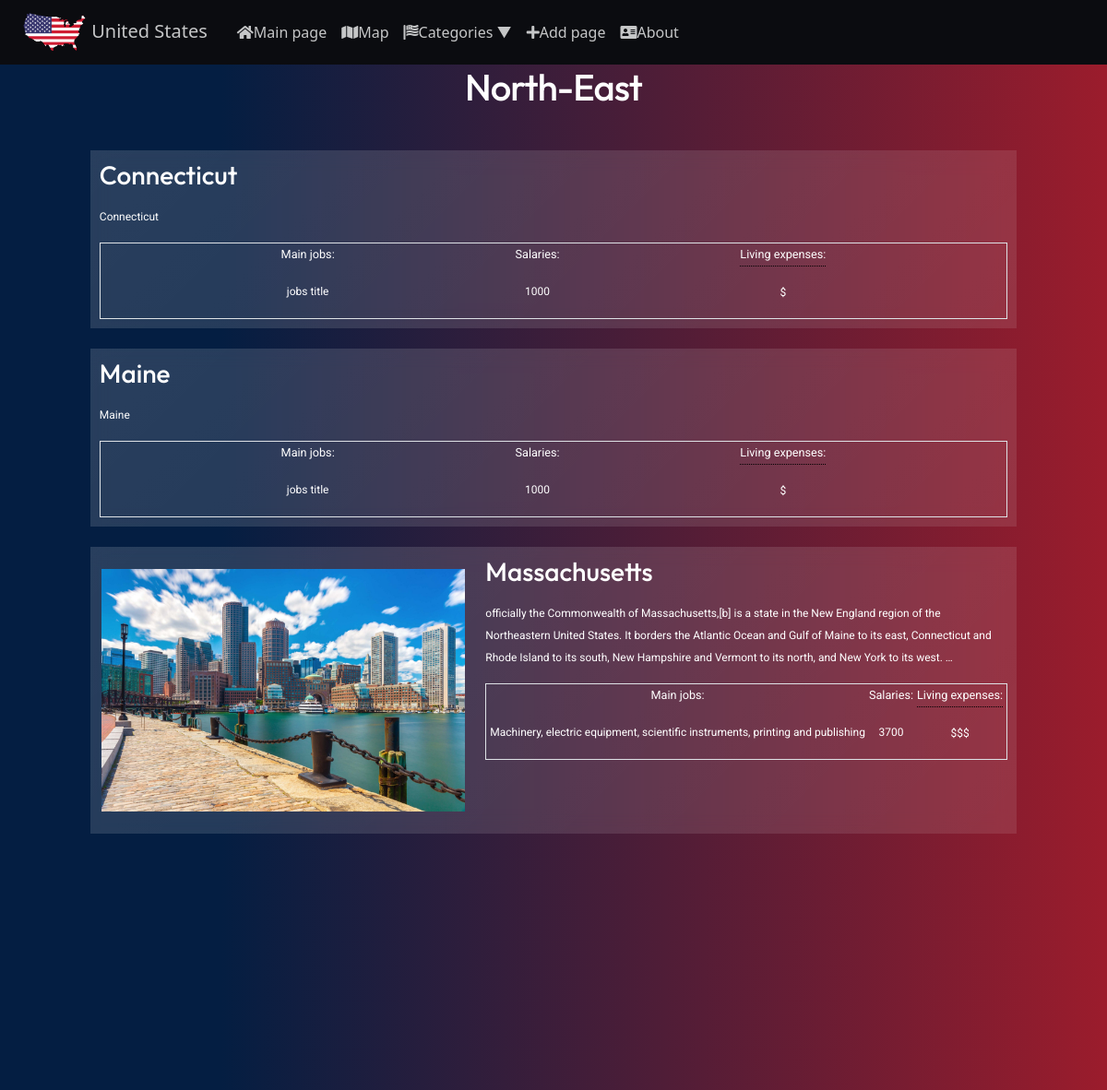
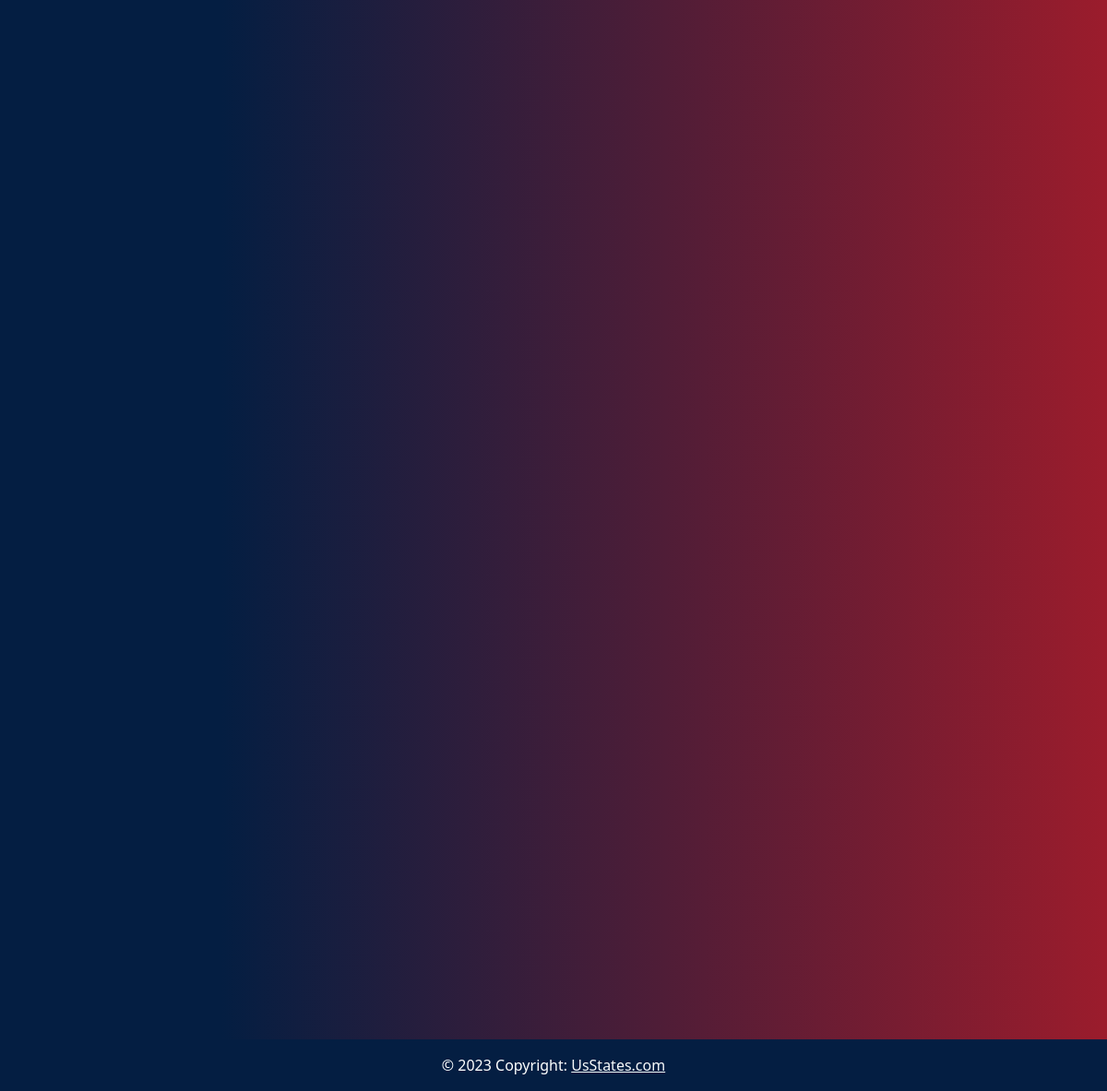
Screenshot of /category/3/ with the database file from the repository (2 pictures, top to bottom).
### main/models.py (models this page shows, shortened)
class Category(models.Model):
    name = models.CharField(max_length=255, db_index=True, verbose_name='Category')
    slug=models.SlugField(max_length=255, unique=True, db_index=True, verbose_name='URL', null=True)
    def get_absolute_url(self):
        return reverse("category", kwargs={"cat_id": self.pk})
    class Meta:
        verbose_name='Category'
        verbose_name_plural='Categories'
        ordering=['id']

class States(models.Model):
    title = models.CharField(max_length=255, verbose_name="State name")
    slug=models.SlugField(max_length=255, unique=True, db_index=True, verbose_name='URL', null=True)
    content= models.TextField(blank=False, verbose_name="State preview text")
    photo = models.ImageField(upload_to="photos/%Y/%m/%d/", verbose_name="Main photo", blank=True)
    time_create = models.DateTimeField(auto_now_add=True, verbose_name="Time created")
    time_update=models.DateTimeField(auto_now = True, verbose_name="Time updated")
    is_published = models.BooleanField(default=True, verbose_name="Is published")
    cat = models.ForeignKey('Category', on_delete=models.PROTECT, null=True, verbose_name="Category")
    jobs = models.CharField(max_length=255, verbose_name="State main jobs", default="jobs title")
    salary = models.IntegerField(verbose_name="State average annual income", default=1000)
    lowest_annual_income = models.IntegerField(verbose_name="State lowest annual income", default=100)
    living_expenses = models.CharField(max_length=5, verbose_name="Living expenses in $$$", default="$")
    taxes = models.CharField(max_length=255, verbose_name="State tax link", default="This field will set by itself", blank=True)
    def get_absolute_url(self):
        return reverse("states", kwargs={"state_slug": self.slug})
    class Meta: #для stateS у адмін панелі
        verbose_name='State'
        verbose_name_plural="States"
        ordering = ['title', 'time_create']

### main/views.py (the view)
# urls.py: path('category/<int:cat_id>/', views.show_category, name='category'),
def show_category(request, cat_id):
    posts = States.objects.filter(cat_id=cat_id)
    cats = Category.objects.filter(id=cat_id)
    cat_id_list = []
    for i in cats:
        cat_id_list.append(i.id)
    if cat_id not in cat_id_list:
        raise Http404()
    else:
        context={
        'posts':posts,
        'title':list(cats)[0].name,
        'cats':cats,
        }
        return render(request, 'main/states_main.html', context=context)

### main/templatetags/main_tags.py (called while the page is built)
@register.inclusion_tag("main/list_categories.html")
def show_categories(sort=None, cat_selected=0):
    if sort==None:
        cats=Category.objects.all()
    else:
        cats=Category.objects.order_by(sort)
    return {"cats":cats, 'cat_selected':cat_selected}

@register.inclusion_tag("main/list_menu.html")
def show_menu():
    menu = [{'title': 'Main page', 'url_name':'home', 'font_awesome_class':'fas fa-home'},
            {'title': 'Map', 'url_name':'map_page', 'font_awesome_class':'fas fa-map'},
        {'title': 'Categories', 'url_name':'states_main', 'font_awesome_class':'fa-solid fa-flag-usa'},
        {'title': 'Add page', 'url_name':'add_page', 'font_awesome_class':'fas fa-plus'},
        {'title': 'About', 'url_name':'about', 'font_awesome_class':'fas fa-address-card'},
    ]
    return {"menu":menu}

### main/templates/main/states_main.html (shortened to what this page needs)
{%extends 'main/layout.html'%}
{%load static%}
{%block additional_head_data%}
<link rel="stylesheet" href="{% static 'main/css/states_main.css' %}">
{%endblock%}
{%block content%}
<div class="container">
    {%for p in cats%}
        <h1>{{p.name}}</h1>
    {%endfor%}
    <ul class="list-articles p-0">
        {%for i in posts%}
        <a href="{{ i.get_absolute_url }}">
            <div class="features-wrapper">
                <li class="features hidden row">
                        {%if i.photo%}
                        <div class="col-5 d-flex align-items-center">
                            <img class="state-image my-4 img-fluid" src="{{i.photo.url}}" alt="">
                        </div>
                        {%endif%}
                        <div class="state-preview-content-container col">
                            <h2 class="text-start">{{i.title}}</h2>
                            <div class="state-preview-text">
                                <p class="">{{i.content|linebreaks|truncatewords:50}}</p>
                            </div>
                            <div class="features-thumbnail border d-flex justify-content-evenly">
                                <div class="jobs-thumbnail">
                                    <p class="thumbnail-text">Main jobs:</p>
                                    <p> {{ i.jobs }}</p>
                                </div>
                                <div class="salaries-thumbnail">
                                    <p class="thumbnail-text">Salaries: </p>
                                    <p>{{ i.salary }}</p>
                                </div>
                                <div class="prices-thumbnail">
                                    <p class="thumbnail-text" data-toggle="tooltip" data-placement="right" title="$ is very cheap, and $$$$$ is very expensive" style="border-bottom: 1px dotted #000;">Living expenses:</p>
                                    <p>{{ i.living_expenses }}</p>
                                </div>
                            </div>
                        </div>
                    </li>
            </div>
        </a>
        {%endfor%}
    </ul>
</div>
{%endblock%}

### main/static/main/css/states_main.css (style rules this page uses)
#main .features { z-index: 1; width: 90%; margin: 2% auto; color: white; list-style: none; background: linear-gradient(135deg, rgba(255, 255, 255, 0.15), rgba(255, 255, 255, 0.1)); backdrop-filter: blur(10px); -webkit-backdrop-filter: blur(10px); display: flex; transition: transform 0.5s; }
#main .features .state-preview-content-container { padding: 1%; width: 100%; }
#main .features h2 { font-size: calc(26px + 0.390625vw); }
#main .features p { text-decoration: none; font-size: calc(12px + 0.390625vw); }
#main .features .state-preview-text p { text-align: left; }
.state-preview-text { right: 10px; }
#main .thumbnail-text { font-size: calc(8px + 0.390625vw) !important; }
#main .list-articles .hidden { opacity: 0; filter: blur(5px); transform: translateX(-100%); transition: all 1s; }
#main .list-articles .show { opacity: 1; filter: blur(0); transform: translateX(0); }

### main/static/main/css/styles.css (style rules this page uses)
:root { --aside-menu-color: rgb(107, 238, 255); --aside-hover-color: rgb(145,149,230); --main-text-color: #66fcf1; }
html { height:100%; }
body { height: 100%; }
#main h1, #main h2, #main h3, #main h4 { font-family: Outfit; }
#main p { font-family: Roboto; }
#main p { font-size: 16px; line-height: calc(16px * 1.5); }
#main h1 { margin-bottom: 2%; letter-spacing: -1px; }
#main .list-articles a { text-decoration: none; }
.list-articles { overflow: hidden; }
@media screen and (max-width: 1240px) { #main .features .state-preview-content-container h2 { font-size: 28px; } }
@media screen and (max-width: 1240px) { #main .features .state-preview-content-container p:not([class="thumbnail-text"]) { font-size: 12px; } }
@media screen and (max-width: 1240px) { #main .features .state-preview-content-container .thumbnail-text { font-size: 12px; } }

### rows the page displays
Category: name "North-East"
States: title "Connecticut", content "Connecticut", jobs "jobs title", salary "1000", living_expenses "$"
States: title "Maine", content "Maine", jobs "jobs title", salary "1000", living_expenses "$"
States: photo (picture), title "Massachusetts", content "officially the Commonwealth of Massachusetts,[b] is a state in the New England region of the Northeastern United States. It borders the Atlantic Ocean and Gulf of Maine to its east, Connecticut and Rhode Island to its south, New Hampshire and Vermont to its north, and New York to its west. …", jobs "Machinery, electric equipment, scientific instruments, printing and publishing", salary "3700", living_expenses "$$$"

### other values shown
{{ i.title }} "Main page" "Map" "Add page" "About"
